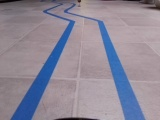
#> input picture dataset/vision/forward1.jpg, 160 x 120 px, given in place of the camera
$ python vision.py   (Python 2 division)   (older library calls are emulated)
#> lines starting #> are read from the running program, lines starting #| are printed output that depends on the picture; after the words box and inside, x2 and y2 are one past the last pixel; in counts of white or black regions, pixels touching at a corner belong together
### cardriver.py
from gpiozero import PWMOutputDevice
from gpiozero import DigitalOutputDevice

###CAR SETUP
PWM_THRUST_PIN = 13
THRUST_FWD_PIN = 24
THRUST_BWD_PIN = 23

PWM_TURN_PIN = 19
TURN_LEFT_PIN = 10
TURN_RIGHT_PIN = 9

pwmThrust = PWMOutputDevice(PWM_THRUST_PIN, True, 0, 1000)
pwmTurn = PWMOutputDevice(PWM_TURN_PIN, True, 0, 1000)

pwmTurn.value = 1.0

thrustFwd = DigitalOutputDevice(THRUST_FWD_PIN)
thrustBwd = DigitalOutputDevice(THRUST_BWD_PIN)
turnLeft = DigitalOutputDevice(TURN_LEFT_PIN)
turnRight = DigitalOutputDevice(TURN_RIGHT_PIN)
THRUSTVAL = 0.5
# [33 lines left out: functions forward, backward, left, right, not called in this run]

def stop():
	thrustFwd.value = False
	thrustBwd.value = False
	turnLeft.value = False
	turnRight.value = False
	pwmThrust.value = 0
	pwmTurn.value = 0

### vision.py

import cv2 as cv
import numpy as np
import numpy.polynomial.polynomial as poly
import cardriver as car
from time import sleep

###CONSTANTS
CAMERA_SOURCE = 0

IMG_RESCALE = 4

SHOW_PROCESSING_WINDOWS = False
SHOW_CURVE_PROCESSING_WINDOWS = False
CURVED_LANE_DETECTION = False
SHOW_RESULT_WINDOW = False
HARDWARE_ENABLE = True
PRINT_DIRECTION = False
RECORD_VIDEO = True
###/CONSTANTS

###SETUP FUNCTIONS
def cameraSetup():
    cap = cv.VideoCapture(CAMERA_SOURCE)
    if cap is None or not cap.isOpened():
        print("Unable to open camera. Source: ", CAMERA_SOURCE)
        quit()
    return cap

def recordingSetup():
    out = cv.VideoWriter("out.avi", cv.VideoWriter_fourcc(*"H264"), 30, (160, 120))
    return out
###/SETUP FUNCTIONS

def distance(a, b):
    return np.sqrt((a[1] - b[1])**2 + (a[0] - b[0])**2)

###RUNTIME FUNCTIONS
#COLOUR_FILTER
def colourFilter(img):
    #Function overview:
    #   1. Convert to HLS colourspace
    #   2. Filter out specified colour range
    #   4. Return black/white filtered image
    # [0, 0, 20]. [255, 106, 110].
    # [60, 40, 60]. [165, 135, 255].
    hls = cv.cvtColor(img, cv.COLOR_BGR2HLS)
    lowerHLSThreshold = np.array([60, 40, 60])
    upperHLSThreshold = np.array([165, 135, 255])
    hlsFiltered = cv.inRange(hls, lowerHLSThreshold, upperHLSThreshold)

    return hlsFiltered
#/COLOUR_FILTER

#PERSPECTIVE_TRANSFORM
def perspectiveTransform(img, heightScale, widthScale):
    #Function overview:
    #   1. Expand image width to reduce losses from original image after transform
    #   2. Compute transform homography
    #   3. Apply transform
    #   4. Return transformed image

    imgWidth = img.shape[1]
    imgHeight = img.shape[0]

    #Construct the indexes of a trapezoid as the homography:
    #0.2, 0.7
    #0.35, 0.26
    offset = imgWidth / 2
    initialPoints = np.float32([[int(widthScale * imgWidth), int(heightScale * imgHeight)],
                                [int((1 - widthScale) * imgWidth), int(heightScale * imgHeight)],
                                [0, imgHeight],
                                [imgWidth, imgHeight]])
    finalPoints = np.float32([[offset,  0],
                              [offset + imgWidth, 0],
                              [offset, imgHeight],
                              [offset + imgWidth, imgHeight]])
    M = cv.getPerspectiveTransform(initialPoints, finalPoints)
    iPT = cv.getPerspectiveTransform(finalPoints, initialPoints)
    warp = cv.warpPerspective(img, M, (2*imgWidth, imgHeight))

    return warp, iPT
#/PERSPECTIVE_TRANSFORM

#DETECT_CENTROIDS
def detectCentroids(img):
    #Function overview:
    #   1. Divide the input image into n horizontal slices
    #   2. Iterate over those slices, determine the locations of the centroids within the slice
    #   3. Return the coordinates of the centroids in each slice
    numSections = 10
    contourThresh = 50
    imgWidth = img.shape[1]
    imgHeight = img.shape[0]

    lanePoints = []
    for i in range(numSections):
        roi = img[i * imgHeight / numSections : (i + 1)*imgHeight / numSections, 0:imgWidth]
        im2, contours, hierarchy = cv.findContours(roi, cv.RETR_TREE, cv.CHAIN_APPROX_SIMPLE)
        for c in contours:
            M = cv.moments(c)
            if M["m00"] != 0 and M["m00"] > contourThresh:
                cX = int(M["m10"] / M["m00"])
                cY = int(M["m01"] / M["m00"])
                lanePoints.append([cX, cY + i * imgHeight / numSections])
    return lanePoints
#/DETECT_CENTROIDS

#CLASSIFY_LANE_POINTS
# [32 lines left out: function classifyLanePointsSimple, not called in this run]
#/CLASSIFY_LANE_POINTS

def classifyLanePoints(lanePoints):
    #Function overview:
    #   1. Sort points based on y value
    #   2. Group points based on x value using a threshold
    #   3. Return grouped points
    #If only one lane is present, it will be passed as the left lane
    laneA = []
    laneB = []
    groupingDistanceThreshold = 50
    sortedLanePoints = sorted(lanePoints, key=lambda x: x[1])
    currentLane = 0

    if len(sortedLanePoints) > 0:
        while len(sortedLanePoints) > 2:
            groupingDistanceThreshold = 70
            if distance(sortedLanePoints[0], sortedLanePoints[1]) < groupingDistanceThreshold:
                if currentLane == 0:
                    laneA.append(sortedLanePoints.pop(0))
                else:
                    laneB.append(sortedLanePoints.pop(0))

                if len(sortedLanePoints) == 1:
                    if currentLane == 0:
                        laneA.append(sortedLanePoints.pop(0))
                    else:
                        laneB.append(sortedLanePoints.pop(0))
                    break
            else:
                if currentLane == 0:
                    laneA.append(sortedLanePoints.pop(0))
                else:
                    laneB.append(sortedLanePoints.pop(0))

                if len(sortedLanePoints) == 1:
                    if currentLane == 0:
                        laneB.append(sortedLanePoints.pop(0))
                    else:
                        laneA.append(sortedLanePoints.pop(0))
                    break
                currentLane = 1 - currentLane
    rightLane = []
    leftLane = sortedLanePoints
    if len(laneA) > 0 and len(laneB) > 0:
        aMin = laneA[0]
        bMin = laneB[0]
        if aMin[0] < bMin[0]:
            leftLane = laneA
            rightLane = laneB
        else:
            leftLane = laneB
            rightLane = laneA
    else:
        if len(laneA) > 0:
            leftLane = laneA
        if len(laneB) > 0:
            leftLane = laneB
    return leftLane, rightLane
#/CLASSIFY_LANE_POINTS
#FIT_LANES
def fitLanes(leftLanePoints, rightLanePoints, degree):
    #Function overview:
    #1. Fit straight line to points in left and right lanes
    #2. Return coefficients for these lines
    leftCoefs = []
    rightCoefs = []
    if len(leftLanePoints) > 1:
        x = [p[0] for p in leftLanePoints]
        y = [p[1] for p in leftLanePoints]
        leftCoefs = poly.polyfit(y, x, degree)
    if len(rightLanePoints) > 1:
        x = [p[0] for p in rightLanePoints]
        y = [p[1] for p in rightLanePoints]
        rightCoefs = poly.polyfit(y, x, degree)
    return leftCoefs, rightCoefs
#/FIT_LANES

#GET_AVG_COEFS
def getAvgCoefs(leftCoefs, rightCoefs):
    if len(leftCoefs) == 0 and len(rightCoefs) == 0:
        return []
    if len(leftCoefs) == 0:
        return rightCoefs
    if len(rightCoefs) == 0:
        return leftCoefs
    return np.mean([leftCoefs, rightCoefs], axis=0)
#/GET_AVG_COEFS

#SHOW_LANE_POINTS
# [58 lines left out: functions showLanePoints, showClassifiedLanePoints, showLaneLines, showCurveLaneLines, not called in this run]

#COMPUTE_RESULTS
def computeResults(img, direction, warpedShape, leftCoefs, rightCoefs, avgCoefs, iPT):
    warpedLines = np.zeros((warpedShape[0], warpedShape[1], 3), np.uint8)
    x = [0, warpedLines.shape[0]]
    distanceFromCentre = None
    if len(leftCoefs) > 0:
        fit = poly.polyval(x, leftCoefs)
        cv.line(warpedLines, (int(fit[0]), x[0]), (int(fit[1]), x[1]), (255, 0, 0), 5)
    if len(rightCoefs) > 0:
        fit = poly.polyval(x, rightCoefs)
        cv.line(warpedLines, (int(fit[0]), x[0]), (int(fit[1]), x[1]), (0, 0, 255), 5)
    if len(avgCoefs) > 0:
        fit = poly.polyval(x, avgCoefs)
        cv.line(warpedLines, (int(fit[0]), x[0]), (int(fit[1]), x[1]), (255, 0, 255), 5)
        distanceFromCentre = int(fit[1]) - warpedLines.shape[1]/2
    unwarpedLines = cv.warpPerspective(warpedLines, iPT, (warpedLines.shape[1], warpedLines.shape[0]))
    unwarpedLines = unwarpedLines[0:img.shape[0], 0:img.shape[1]]

    result = cv.addWeighted(img, 0.8, unwarpedLines, 1, 0)

    if len(leftCoefs) > 0:
        cv.putText(result, str(leftCoefs[1])[0:5], (0, 20), cv.FONT_HERSHEY_PLAIN, 1, (255, 0, 0), 1, cv.LINE_AA)
    if len(rightCoefs) > 0:
        cv.putText(result, str(rightCoefs[1])[0:5], (0, 40), cv.FONT_HERSHEY_PLAIN, 1, (0, 0, 255), 1, cv.LINE_AA)
    if len(avgCoefs) > 0:
        cv.putText(result, str(avgCoefs[1])[0:5], (0, 60), cv.FONT_HERSHEY_PLAIN, 1, (255, 0, 255), 1, cv.LINE_AA)
        cv.putText(result, "D: " + str(distanceFromCentre)[0:5], (0, 80), cv.FONT_HERSHEY_PLAIN, 1, (0, 255, 255), 1, cv.LINE_AA)

    if direction == 0:
        cv.putText(result, "Stop", (img.shape[1] - int(img.shape[1]/2), 20), cv.FONT_HERSHEY_PLAIN, 1, (255, 255, 0), 1, cv.LINE_AA)
    elif direction == 1:
        cv.putText(result, "Forward", (img.shape[1] - int(img.shape[1]/2), 20), cv.FONT_HERSHEY_PLAIN, 1, (255, 255, 0), 1, cv.LINE_AA)
    elif direction == 2:
        cv.putText(result, "Left", (img.shape[1] - int(img.shape[1]/2), 20), cv.FONT_HERSHEY_PLAIN, 1, (255, 255, 0), 1, cv.LINE_AA)
    else:
        cv.putText(result, "Right", (img.shape[1] - int(img.shape[1]/2), 20), cv.FONT_HERSHEY_PLAIN, 1, (255, 255, 0), 1, cv.LINE_AA)
    return result
#/COMPUTE_RESULTS

# [28 lines left out: function computeCurveResults, not called in this run]

#COMPUTE_DRIVE_DIRECTION
def computeDriveDirection(avgSlope):
    leftThreshold = 0.13
    rightThreshold = -0.13

    if len(avgSlope) == 0:
        return 0

    slope = avgSlope[1]
    if slope < leftThreshold and slope > rightThreshold:
        return 1
    elif slope >= leftThreshold:
        return 2
    else:
        return 3
#/COMPUTE_DRIVE_DIRECTION

#DRIVE
def drive(direction):
    if direction == 0:
        if PRINT_DIRECTION:
            print("Stop.")
        if HARDWARE_ENABLE:
            car.stop()
    elif direction == 1:
        if PRINT_DIRECTION:
            print("Forward.")
        if HARDWARE_ENABLE:
            car.forward()
    elif direction == 2:
        if PRINT_DIRECTION:
            print("Left.")
        if HARDWARE_ENABLE:
            car.left()
    else:
        if PRINT_DIRECTION:
            print("right")
        if HARDWARE_ENABLE:
            car.right()
    return
#/DRIVE
###/RUNTIME FUNCTIONS

###MAIN LOOP:
def main():
    print("Program started.")
    cap = cameraSetup()
    out = recordingSetup()
    while True:
        #Loop overview:
        #   1. Read input from camera
        #   2. Resize image
        #   3. Filter out lane lines
        #   4. Perform perspective transform
        #   5. Perform centroid detection on horizontal slices of transformed image
        #   6. Group centroid points into lanes
        #   7. Perform curve-fitting to lane points
        #   8. Compute driving direction based on lane curves
        #   9. Determine hardware output based on driving direction, drive

        #1. Read input from camera
        _, frame = cap.read()
#> frame is the input picture: shape (120, 160, 3); mean B, G, R 152.1, 137.3, 143.1

        #2. Resize image to improve processing times
        resizedFrame = cv.resize(frame, (int(frame.shape[1] / IMG_RESCALE), int(frame.shape[0] / IMG_RESCALE)), interpolation = cv.INTER_AREA)
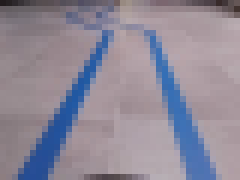
#> resizedFrame: shape (30, 40, 3) (shown 6 times larger); mean B, G, R 152.1, 137.3, 143.1
        if SHOW_PROCESSING_WINDOWS:
            cv.imshow("Resized Frame", resizedFrame)

        #3. Filter out lane lines
        filteredFrame = colourFilter(resizedFrame)
#> in colourFilter, `hls = cv.cvtColor(img, cv.COLOR_BGR2HLS)`: hls: shape (30, 40, 3); mean of channels 0, 1, 2 153.7, 145.5, 33.5
#> in colourFilter, `hlsFiltered = cv.inRange(hls, lowerHLSThreshold, upperHLSThreshold)`:
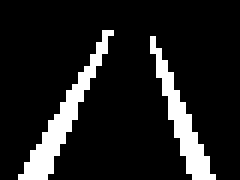
#> hlsFiltered: shape (30, 40) (shown 6 times larger); 12.4% white; 2 white regions, box (x1, y1, x2, y2) and area: (3, 5, 19, 30) 81, (25, 6, 36, 30) 68
        if SHOW_PROCESSING_WINDOWS:
			cv.imshow("Filtered Frame", filteredFrame)

        #4. Perform perspective transform
        warpedFrame, iPT = perspectiveTransform(filteredFrame, 0.7, 0.125) #obtain inverse perspective transform
#> in perspectiveTransform, `warp = cv.warpPerspective(img, M, (2*imgWidth, imgHeight))`:
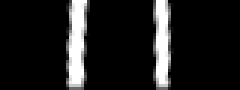
#> warp: shape (30, 80) (shown 3 times larger); min 0, max 255, mean 29.7
#> iPT = [[0.75, -0.167, -10], [5.92e-17, 0.05, 21], [0, -0.00833, 1]]
        if SHOW_PROCESSING_WINDOWS:
			cv.imshow("Warped Frame", warpedFrame)

        #5. Perform centroid detection on horizontal slices of transformed image
        lanePoints = detectCentroids(warpedFrame)
#> after the loop in detectCentroids, `for i in range(numSections):`: lanePoints = []
#> lanePoints = []
        if SHOW_PROCESSING_WINDOWS:
			showLanePoints(warpedFrame, lanePoints, "Lane Points")

        #6. Group centroid points into lanes
        leftLanePoints, rightLanePoints = classifyLanePoints(lanePoints)
#> leftLanePoints = []; rightLanePoints = []
        if SHOW_PROCESSING_WINDOWS:
			showClassifiedLanePoints(warpedFrame, leftLanePoints, rightLanePoints, "Classified Lane Points")

        #7. Perform curve-fitting to lane points, normalize slopes
        leftCoefs, rightCoefs = fitLanes(leftLanePoints, rightLanePoints, 1)
#> leftCoefs = []; rightCoefs = []
        avgCoefs = getAvgCoefs(leftCoefs, rightCoefs)
#> avgCoefs = []
        if SHOW_PROCESSING_WINDOWS:
            showLaneLines(warpedFrame, leftCoefs, rightCoefs, avgCoefs, "Lane Lines")

        #8. Compute driving direction based on average slope of lane lines
        direction = computeDriveDirection(avgCoefs)
#> direction = 0

        #9. Display computational results
        result = computeResults(resizedFrame, direction, warpedFrame.shape, leftCoefs, rightCoefs, avgCoefs, iPT)
#> in computeResults, `unwarpedLines = cv.warpPerspective(warpedLines, iPT, (warpedLines.shap..`: unwarpedLines: shape (30, 80, 3); every value is 0
#> in computeResults, `unwarpedLines = unwarpedLines[0:img.shape[0], 0:img.shape[1]]`: unwarpedLines: shape (30, 40, 3); every value is 0
#> in computeResults, `result = cv.addWeighted(img, 0.8, unwarpedLines, 1, 0)`:
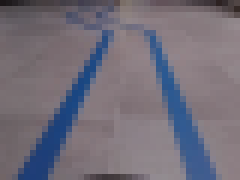
#> result: shape (30, 40, 3) (shown 6 times larger); mean B, G, R 121.7, 109.9, 114.5
#> in computeResults, `cv.putText(result, "Stop", (img.shape[1] - int(img.shape[1]/2), 20), c..`:
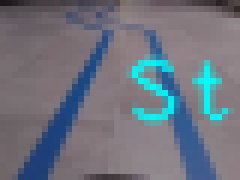
#> result: shape (30, 40, 3) (shown 6 times larger); 9.17% of pixels changed, all inside (x1, y1, x2, y2) = (21, 9, 39, 21)
        out.write(result)
        if SHOW_RESULT_WINDOW:
            cv.imshow("Result", result)

        #9. Determine hardware output based on driving direction
        drive(direction)

        #10. Curve lane detection
        if CURVED_LANE_DETECTION:
            curveWarpedFrame, curveIPT = perspectiveTransform(filteredFrame, 0.26, 0.35) #obtain inverse perspective transform
            if SHOW_CURVE_PROCESSING_WINDOWS:
                cv.imshow("Curve Warped Frame", curveWarpedFrame)
            curveLanePoints = detectCentroids(curveWarpedFrame)
            if SHOW_CURVE_PROCESSING_WINDOWS:
                showLanePoints(curveWarpedFrame, curveLanePoints, "Curve Lane Points")
            leftCurvePoints, rightCurvePoints = classifyLanePoints(curveLanePoints)
            if SHOW_CURVE_PROCESSING_WINDOWS:
                showClassifiedLanePoints(curveWarpedFrame, leftCurvePoints, rightCurvePoints, "Classified Curve Lane Points")
            leftCurveCoefs, rightCurveCoefs = fitLanes(leftCurvePoints, rightCurvePoints, 3)
            avgCurveCoefs = getAvgCoefs(leftCurveCoefs, rightCurveCoefs)
            if SHOW_CURVE_PROCESSING_WINDOWS:
                showCurveLaneLines(curveWarpedFrame, leftCurveCoefs, rightCurveCoefs, avgCurveCoefs, "Curve Lane Lines")
            curveResult = computeCurveResults(resizedFrame, curveWarpedFrame.shape, leftCurveCoefs, rightCurveCoefs, avgCurveCoefs, curveIPT)
            if SHOW_RESULT_WINDOW:
                cv.imshow("Curve Result", curveResult)

        k = cv.waitKey(5) & 0xFF
#> (key Esc is pressed here)
        if k == 27:
            cap.release()
            out.release()
            cv.destroyAllWindows()
            print("Program exiting.")
            quit()
#> (the program exits here)
